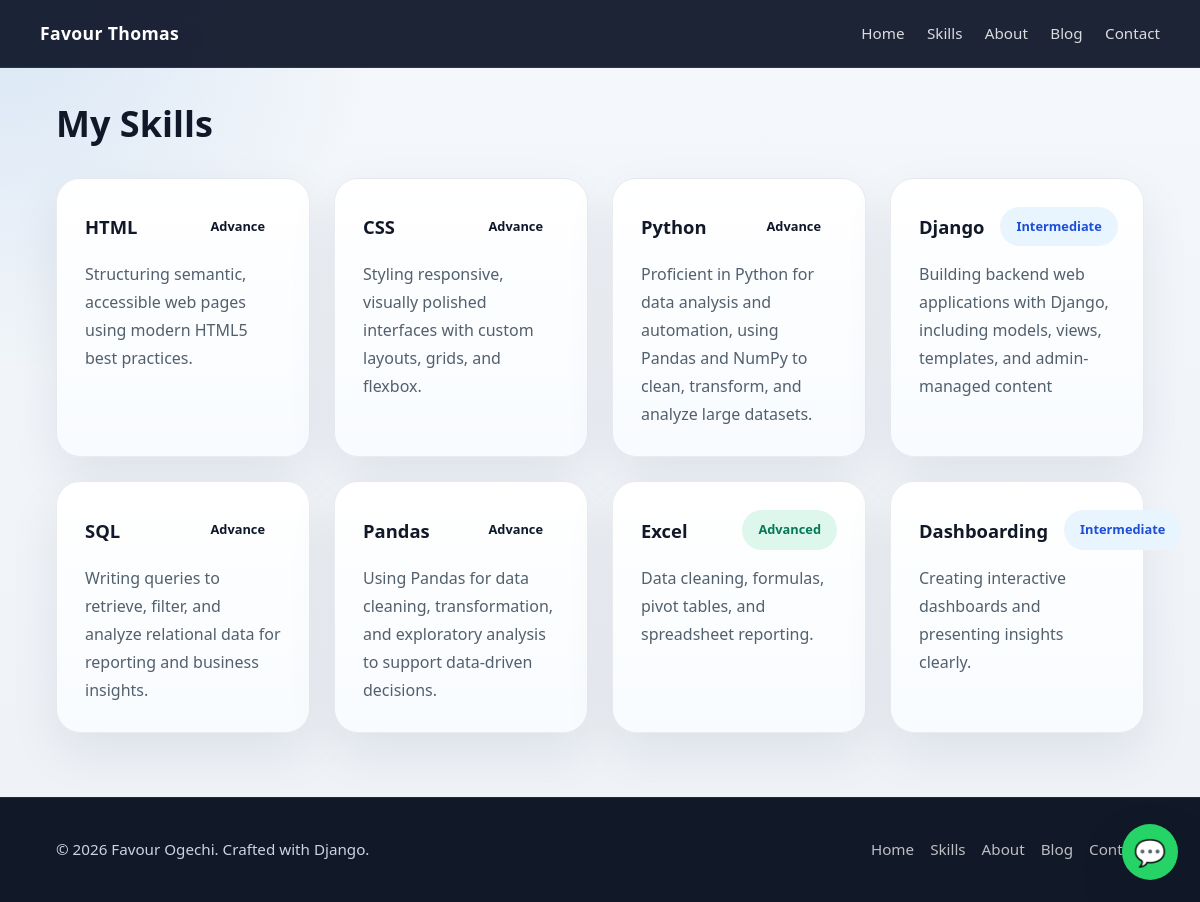
Screenshot of /skills/ with the database file from the repository.
### portfolio/models.py (models this page shows)
class Skill(models.Model):
    name = models.CharField(max_length=100)
    level = models.CharField(max_length=100)
    description = models.TextField()
    image = models.ImageField(upload_to='skills/', blank=True, null=True)

### portfolio/views.py (the view)
# urls.py: path('skills/', views.skills, name='skills'),
def skills(request):
    all_skills = Skill.objects.all()
    return render(request, 'portfolio/skills.html', {'skills': all_skills})

### templates/portfolio/skills.html (shortened to what this page needs)
{% extends 'base.html' %}
{% block content %}
<h1 class="section-title">My Skills</h1>
<div class="skills-grid">
    {% for skill in skills %}
    <div class="skill-card">
        <div class="skill-card-header">
            <h3>{{ skill.name }}</h3>
            <span class="skill-level level-{{ skill.level|lower }}">{{ skill.level }}</span>
        </div>
        <p>{{ skill.description }}</p>
    </div>
    {% empty %}
    <p>No skills available at the moment.</p>
    {% endfor %}
</div>
{% endblock %}

### static/css/style.css (style rules this page uses)
* { box-sizing: border-box; }
html { scroll-behavior: smooth; }
body { margin: 0; min-height: 100vh; overflow-x: hidden; font-family: 'Segoe UI', 'Segoe UI Variable', system-ui, sans-serif; background: radial-gradient(circle at top left, rgba(74,144,217,0.16), transparent 25%), linear-gradient(180deg, #f4f7fb 0%, #eef2f7 100%); color: var(--text); line-height: 1.7; }
section, .card, .skill-card, .form-card, .blog-card, .section-about, .section-projects { width: min(100%, 1120px); margin-left: auto; margin-right: auto; }
.section-title { font-size: clamp(2rem, 3vw, 2.5rem); margin-bottom: 1rem; color: #111827; }
.card, .skill-card, .form-card, .blog-card { background: var(--surface); border: 1px solid rgba(15,23,42,0.08); border-radius: 24px; padding: 2rem; box-shadow: 0 20px 50px rgba(15,23,42,0.08); }
.skills-grid { display: grid; grid-template-columns: repeat(auto-fit, minmax(240px, 1fr)); gap: 1.5rem; margin-top: 1.5rem; }
.skill-card { padding: 1.75rem; background: linear-gradient(180deg, #ffffff 0%, #f8fbff 100%); transition: transform 0.25s ease, box-shadow 0.25s ease; }
.skill-card-header { display: flex; align-items: center; justify-content: space-between; gap: 1rem; margin-bottom: 0.9rem; }
.skill-card h3 { margin: 0; font-size: 1.15rem; color: #111827; }
.skill-card p { margin: 0; color: var(--muted); line-height: 1.75; }
.skill-level { white-space: nowrap; padding: 0.55rem 1rem; border-radius: 999px; font-size: 0.8rem; font-weight: 700; }
.level-intermediate { background: #e8f5ff; color: #1d4ed8; }
.level-advanced { background: #def7ec; color: #047857; }

### rows the page displays
Skill: name "HTML", level "Advance", description "Structuring semantic, accessible web pages using modern HTML5 best practices."
Skill: name "CSS", level "Advance", description "Styling responsive, visually polished interfaces with custom layouts, grids, and flexbox."
Skill: name "Python", level "Advance", description "Proficient in Python for data analysis and automation, using Pandas and NumPy to clean, transform, and analyze large datasets."
Skill: name "Django", level "Intermediate", description "Building backend web applications with Django, including models, views, templates, and admin-managed content"
Skill: name "SQL", level "Advance", description "Writing queries to retrieve, filter, and analyze relational data for reporting and business insights."
Skill: name "Pandas", level "Advance", description "Using Pandas for data cleaning, transformation, and exploratory analysis to support data-driven decisions."
Skill: name "Excel", level "Advanced", description "Data cleaning, formulas, pivot tables, and spreadsheet reporting."
Skill: name "Dashboarding", level "Intermediate", description "Creating interactive dashboards and presenting insights clearly."
